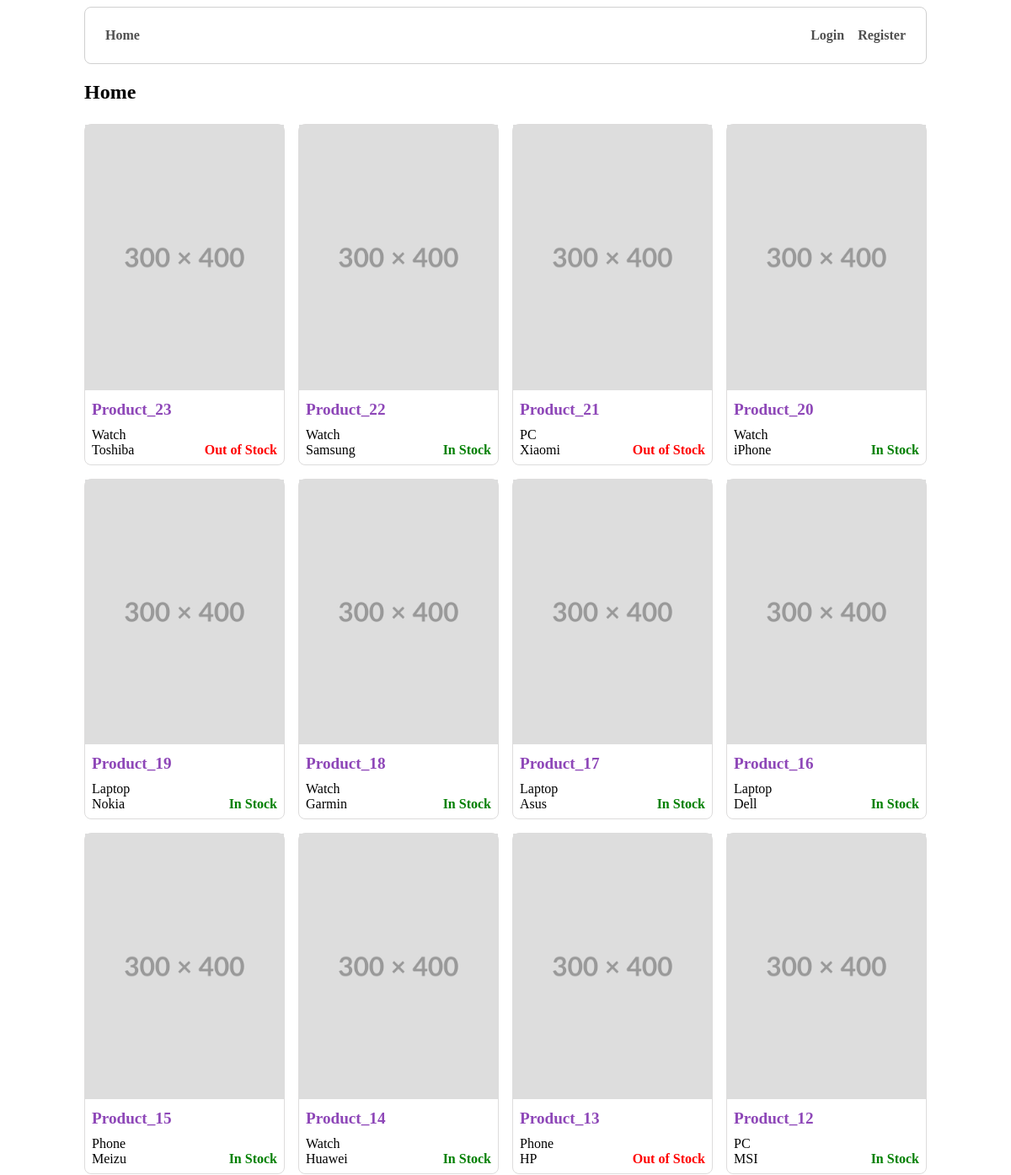
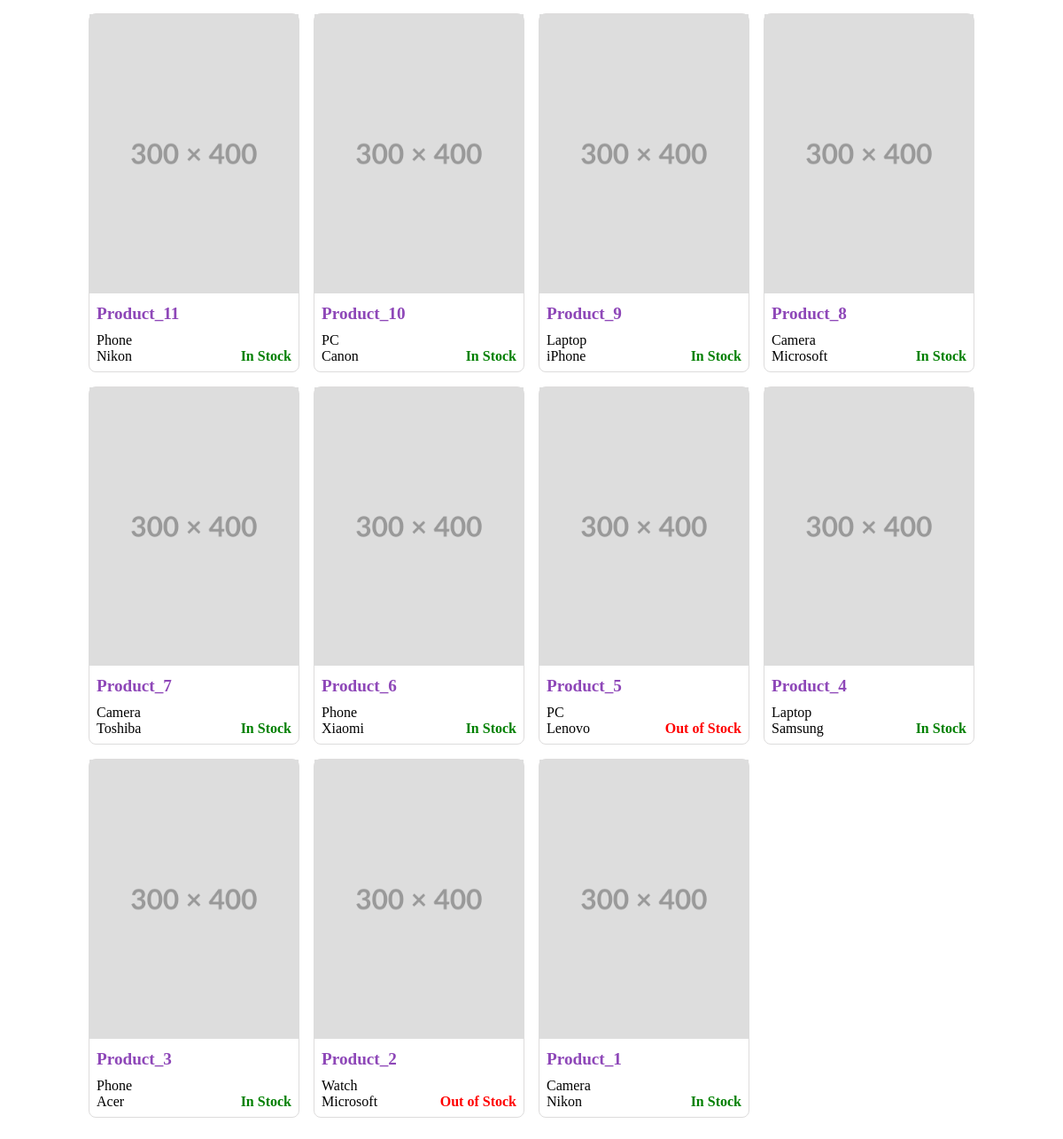
The page / on the database its author committed (2 pictures, top to bottom).
### tables this page shows
CREATE TABLE IF NOT EXISTS `products` (
  `id` int(10) unsigned NOT NULL AUTO_INCREMENT,
  `title` varchar(100) DEFAULT NULL,
  `category` int(10) unsigned NOT NULL DEFAULT 0,
  `manufacturer` int(10) unsigned DEFAULT 0,
  `in_stock` int(11) DEFAULT NULL,
  PRIMARY KEY (`id`),
  KEY `FK_product_category` (`category`),
  KEY `FK_product_manufacturer` (`manufacturer`)
);

CREATE TABLE IF NOT EXISTS `categories` (
  `id` int(10) unsigned NOT NULL AUTO_INCREMENT,
  `title` varchar(100) DEFAULT NULL,
  PRIMARY KEY (`id`)
);

CREATE TABLE IF NOT EXISTS `manufacturer` (
  `id` int(10) unsigned NOT NULL AUTO_INCREMENT,
  `title` varchar(50) DEFAULT NULL,
  PRIMARY KEY (`id`)
);

### pages/home.php (called while the page is built)
<?php
include "DB.php";
$db = new DB();
$products = $db->getProductsAll();
$pageTitle = 'Home';
include "includes/tpl_home.php";
?>

### index.php (called while the page is built, shortened)
<?php
include "utils.php";
include "routes.php";

### utils.php (called while the page is built, shortened)
<?php
function isActive($url) {
  return $_SERVER["REQUEST_URI"] === $url;
}

### config.php (called while the page is built)
<?php
return [
  'database' => [
    'host' => 'localhost',
    'port' => '3306',
    'database' => 'bc_test_1',
    'username' => 'username',
    'password' => 'password'
  ]
];

### DB.php (called while the page is built, shortened)
<?php
class DB
{
  private $con;
  function __construct() {
    $dbCredentials = include 'config.php';
    $host = $dbCredentials['database']['host'];
    $port = $dbCredentials['database']['port'];
    $dbname = $dbCredentials['database']['database'];
    $user = $dbCredentials['database']['username'];
    $pass = $dbCredentials['database']['password'];
    $this->con = new PDO("mysql:host=$host;port=$port;dbname=$dbname;charset=UTF8", $user, $pass);
    $this->con->setAttribute(PDO::ATTR_DEFAULT_FETCH_MODE, PDO::FETCH_OBJ);
  }
  public function getProductsAll()
  {
    $stmt = $this->con->query("
      SELECT p.id, p.title, p.manufacturer, p.in_stock, c.id AS category_id, c.title AS product_category, m.title AS product_maufacturer
      FROM products AS p
      JOIN categories AS c ON p.category = c.id
      JOIN manufacturer AS m ON p.manufacturer = m.id
      ORDER BY p.id DESC
    ");
    return $stmt->fetchAll();
  }
}

### includes/tpl_home.php (the view)
<?php include "tpl_head.php"; ?>
<h2><?= $pageTitle ?></h2>
<main id="content">
  <div id="products">
    <?php foreach ($products as $product): ?>
      <div class="item">
        <a href="/product?id=<?= $product->id ?>" class="product-img">
          <img src="/public/img/bc_img_dummy_300x400.png"/>
        </a>
        <div class="product-info">
          <a href="/product?id=<?= $product->id ?>" class="product-title">
            <strong><?= htmlspecialchars($product->title) ?></strong>
          </a>
          <div class="product-category"><?= htmlspecialchars($product->product_category) ?></div>
          <div class="man-count">
            <div class="product-manufacturer"><?= htmlspecialchars($product->product_maufacturer) ?></div>
            <div class="product-instock">
              <?php if( boolval(htmlspecialchars($product->in_stock)) ): ?>
                <strong style="color: green;">In Stock</strong>
              <?php else: ?>
                <strong style="color: red;">Out of Stock</strong>
              <?php endif ?>
            </div>
          </div>
        </div>
      </div>
    <?php endforeach; ?>
  </div>
</main>
<?php include "tpl_footer.php"; ?>

### routes.php (shortened to what this page needs)
<?php
$urlPath = parse_url($_SERVER['REQUEST_URI'])['path'];
switch ($urlPath) {
  case '':
  case '/':
    include 'pages/home.php';
    break;
}

### includes/tpl_head.php (shortened to what this page needs)
<!DOCTYPE html>
<html lang="en">
<head>
  <link rel="stylesheet" href="/public/css/styles.css" />
</head>
<body>
  <div id="main">
    <header id="header">
      <nav id="nav">
        <div class="menu">
          <a href="/" class="home">Home</a>
        </div>
        <div class="auth">
          <?php if( isset($_SESSION['user']) ): ?>
            <?php if( isAdmin() ): ?>
              <a href="/dashboard" class="dashboard <?= isActive('/dashboard') ? 'active' : ''; ?>">Dashboard</a> |
            <?php endif; ?>
            <details>
              <summary><?= $_SESSION['user']['name'] ?></summary>
              <div class="dropdown">
                <form action="/logout" method="post">
                  <input type="hidden" name="logout" value="delete" />
                  <button class="btn-logout">Logout</button>
                </form>
              </div>
            </details>
          <?php else: ?>
            <a href="/login" class="login <?= isActive('/login') ? 'active' : ''; ?>">Login</a>
            <a href="/register" class="register <?= isActive('/register') ? 'active' : ''; ?>">Register</a>
          <?php endif; ?>
        </div>
      </nav>
    </header>

### includes/tpl_footer.php (shortened to what this page needs)
      </div>
  </body>
</html>

### public/css/styles.css (style rules this page uses)
#main { width: 1000px; margin: 0 auto; }
#header { border: 1px solid #d0d0d0; border-radius: 0.5rem; }
#nav { padding: 1.5rem; display: flex; justify-content: space-between; position: relative; }
#nav .auth, #nav .menu { display: flex; align-items: center; gap: 1rem; }
#content { margin: 1.5em 0; }
#products { display: grid; grid-template-columns: 1fr 1fr 1fr 1fr; flex-wrap: wrap; gap: 1rem; }
.item { display: flex; flex-direction: column; border: 1px solid #dddcdc; border-radius: 0.5rem; background-color: white; }
.item img { width: 100%; cursor: pointer; }
.product-info { padding: 0.5rem; }
.man-count { display: flex; justify-content: space-between; }
.product-title { color: #8e47b8; font-size: 1.2rem; display: block; margin-bottom: 10px; }
.login, .register, .dashboard, .home { font-weight: bold; color: rgb(80, 80, 80); }
a { text-decoration: none; }

### rows shown on the page
products: title "Product_23", categories.title "Watch", manufacturer.title "Toshiba", in_stock "Out of Stock"
products: title "Product_22", categories.title "Watch", manufacturer.title "Samsung", in_stock "In Stock"
products: title "Product_21", categories.title "PC", manufacturer.title "Xiaomi", in_stock "Out of Stock"
products: title "Product_20", categories.title "Watch", manufacturer.title "iPhone", in_stock "In Stock"
products: title "Product_19", categories.title "Laptop", manufacturer.title "Nokia", in_stock "In Stock"
products: title "Product_18", categories.title "Watch", manufacturer.title "Garmin", in_stock "In Stock"
products: title "Product_17", categories.title "Laptop", manufacturer.title "Asus", in_stock "In Stock"
products: title "Product_16", categories.title "Laptop", manufacturer.title "Dell", in_stock "In Stock"
products: title "Product_15", categories.title "Phone", manufacturer.title "Meizu", in_stock "In Stock"
products: title "Product_14", categories.title "Watch", manufacturer.title "Huawei", in_stock "In Stock"
products: title "Product_13", categories.title "Phone", manufacturer.title "HP", in_stock "Out of Stock"
products: title "Product_12", categories.title "PC", manufacturer.title "MSI", in_stock "In Stock"
products: title "Product_11", categories.title "Phone", manufacturer.title "Nikon", in_stock "In Stock"
products: title "Product_10", categories.title "PC", manufacturer.title "Canon", in_stock "In Stock"
products: title "Product_9", categories.title "Laptop", manufacturer.title "iPhone", in_stock "In Stock"
products: title "Product_8", categories.title "Camera", manufacturer.title "Microsoft", in_stock "In Stock"
products: title "Product_7", categories.title "Camera", manufacturer.title "Toshiba", in_stock "In Stock"
products: title "Product_6", categories.title "Phone", manufacturer.title "Xiaomi", in_stock "In Stock"
products: title "Product_5", categories.title "PC", manufacturer.title "Lenovo", in_stock "Out of Stock"
products: title "Product_4", categories.title "Laptop", manufacturer.title "Samsung", in_stock "In Stock"
products: title "Product_3", categories.title "Phone", manufacturer.title "Acer", in_stock "In Stock"
products: title "Product_2", categories.title "Watch", manufacturer.title "Microsoft", in_stock "Out of Stock"
products: title "Product_1", categories.title "Camera", manufacturer.title "Nikon", in_stock "In Stock"

### other values the page prints
$pageTitle "Home"
